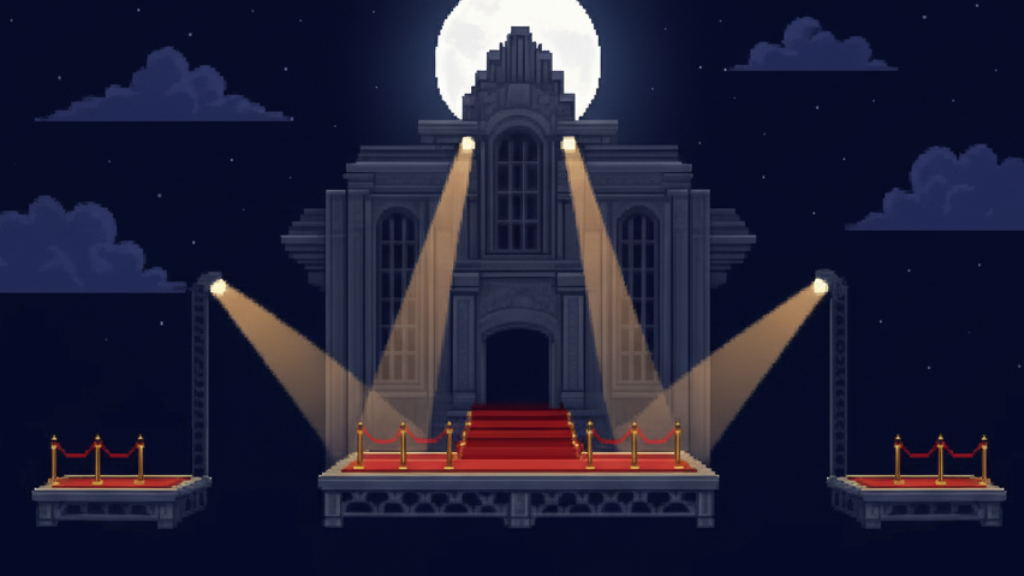

This game map was drawn from its Tiled (.tmx) file and the tilesets committed beside it. A one-line description and the full map source follow:
An orthogonal 32x18 tile map with 32x32 px tiles, 1 tile layer (Capa de patrones 1) and 6 objects.

<map version="1.10" tiledversion="1.11.2" orientation="orthogonal" renderorder="right-down" width="32" height="18" tilewidth="32" tileheight="32" infinite="0" nextlayerid="3" nextobjectid="22">
 <tileset firstgid="1" source="mapa_alfombra_roja.tsx" />
 <layer id="1" name="Capa de patrones 1" width="32" height="18">
  <data encoding="csv">
1,2,3,4,5,6,7,8,9,10,11,12,13,14,15,16,17,18,19,20,21,22,23,24,25,26,27,28,29,30,31,32,
33,34,35,36,37,38,39,40,41,42,43,44,45,46,47,48,49,50,51,52,53,54,55,56,57,58,59,60,61,62,63,64,
65,66,67,68,69,70,71,72,73,74,75,76,77,78,79,80,81,82,83,84,85,86,87,88,89,90,91,92,93,94,95,96,
97,98,99,100,101,102,103,104,105,106,107,108,109,110,111,112,113,114,115,116,117,118,119,120,121,122,123,124,125,126,127,128,
129,130,131,132,133,134,135,136,137,138,139,140,141,142,143,144,145,146,147,148,149,150,151,152,153,154,155,156,157,158,159,160,
161,162,163,164,165,166,167,168,169,170,171,172,173,174,175,176,177,178,179,180,181,182,183,184,185,186,187,188,189,190,191,192,
193,194,195,196,197,198,199,200,201,202,203,204,205,206,207,208,209,210,211,212,213,214,215,216,217,218,219,220,221,222,223,224,
225,226,227,228,229,230,231,232,233,234,235,236,237,238,239,240,241,242,243,244,245,246,247,248,249,250,251,252,253,254,255,256,
257,258,259,260,261,262,263,264,265,266,267,268,269,270,271,272,273,274,275,276,277,278,279,280,281,282,283,284,285,286,287,288,
289,290,291,292,293,294,295,296,297,298,299,300,301,302,303,304,305,306,307,308,309,310,311,312,313,314,315,316,317,318,319,320,
321,322,323,324,325,326,327,328,329,330,331,332,333,334,335,336,337,338,339,340,341,342,343,344,345,346,347,348,349,350,351,352,
353,354,355,356,357,358,359,360,361,362,363,364,365,366,367,368,369,370,371,372,373,374,375,376,377,378,379,380,381,382,383,384,
385,386,387,388,389,390,391,392,393,394,395,396,397,398,399,400,401,402,403,404,405,406,407,408,409,410,411,412,413,414,415,416,
417,418,419,420,421,422,423,424,425,426,427,428,429,430,431,432,433,434,435,436,437,438,439,440,441,442,443,444,445,446,447,448,
449,450,451,452,453,454,455,456,457,458,459,460,461,462,463,464,465,466,467,468,469,470,471,472,473,474,475,476,477,478,479,480,
481,482,483,484,485,486,487,488,489,490,491,492,493,494,495,496,497,498,499,500,501,502,503,504,505,506,507,508,509,510,511,512,
513,514,515,516,517,518,519,520,521,522,523,524,525,526,527,528,529,530,531,532,533,534,535,536,537,538,539,540,541,542,543,544,
545,546,547,548,549,550,551,552,553,554,555,556,557,558,559,560,561,562,563,564,565,566,567,568,569,570,571,572,573,574,575,576
</data>
 </layer>
 <objectgroup id="2" name="Colisiones">
  <object id="1" x="35.3333" y="489" width="139.333" height="36.6667" />
  <object id="15" x="38.6667" y="484" width="161.333" height="5.33333" />
  <object id="16" x="175.333" y="489.333" width="24" height="27.3333" />
  <object id="18" x="325" y="470" width="387" height="48" />
  <object id="19" x="863" y="487" width="134" height="33" />
  <object id="20" x="833" y="483" width="33" height="33" />
 </objectgroup>
</map>
